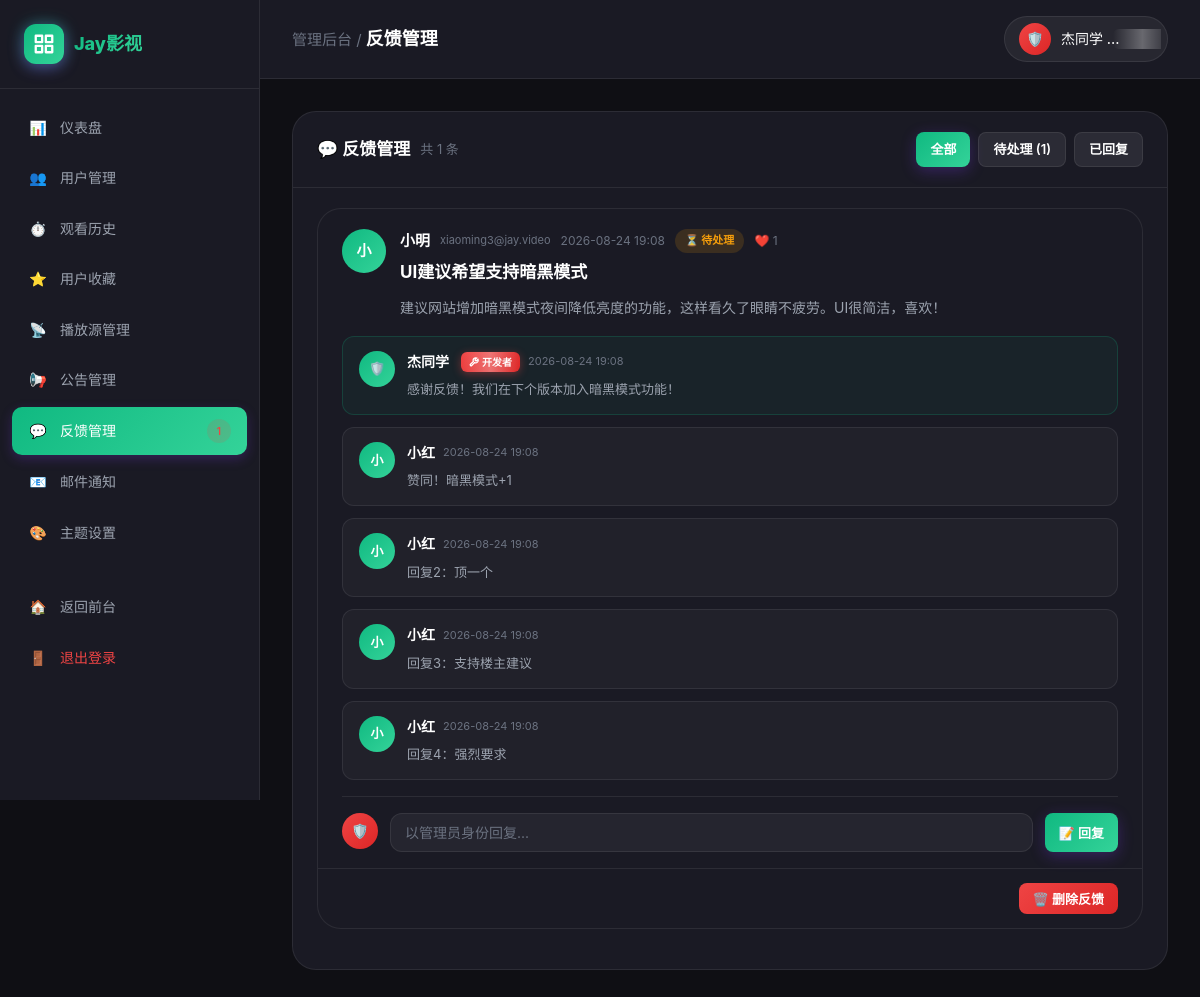
Screenshot of /admin/feedbacks.php (signed in) with the database file from the repository.
### tables this page shows
CREATE TABLE feedbacks (
            id INTEGER PRIMARY KEY AUTOINCREMENT,
            user_id INTEGER NOT NULL,
            title TEXT NOT NULL,
            content TEXT NOT NULL,
            status INTEGER DEFAULT 0,
            created_at DATETIME DEFAULT CURRENT_TIMESTAMP
        );

CREATE TABLE users (
            id INTEGER PRIMARY KEY AUTOINCREMENT,
            username TEXT NOT NULL UNIQUE,
            email TEXT NOT NULL UNIQUE,
            password TEXT NOT NULL,
            avatar TEXT DEFAULT '',
            is_banned INTEGER DEFAULT 0,
            ban_reason TEXT DEFAULT '',
            ban_start_time DATETIME,
            ban_end_time DATETIME,
            created_at DATETIME DEFAULT CURRENT_TIMESTAMP,
            updated_at DATETIME DEFAULT CURRENT_TIMESTAMP
        );

CREATE TABLE feedback_replies (
            id INTEGER PRIMARY KEY AUTOINCREMENT,
            feedback_id INTEGER NOT NULL,
            user_id INTEGER NOT NULL,
            content TEXT NOT NULL,
            is_admin INTEGER DEFAULT 0,
            created_at DATETIME DEFAULT CURRENT_TIMESTAMP
        );

### classes/Database.php (called while the page is built, shortened)
<?php
class Database {
    private static $instance = null;
    private $pdo;
    private function __construct() {
        try {
            $this->pdo = new PDO('sqlite:' . DB_PATH);
            $this->pdo->setAttribute(PDO::ATTR_ERRMODE, PDO::ERRMODE_EXCEPTION);
            $this->pdo->setAttribute(PDO::ATTR_DEFAULT_FETCH_MODE, PDO::FETCH_ASSOC);
            $this->pdo->exec("PRAGMA journal_mode=WAL");
            $this->pdo->exec("PRAGMA foreign_keys=ON");
        } catch (PDOException $e) {
            die("数据库连接失败: " . $e->getMessage());
        }
    }
    public static function getInstance() {
        if (self::$instance === null) {
            self::$instance = new self();
        }
        return self::$instance;
    }
    private function initTables() {
        $this->pdo->exec($sql);
    }
    public function query($sql, $params = []) {
        $stmt = $this->pdo->prepare($sql);
        $stmt->execute($params);
        return $stmt;
    }
    public function fetchAll($sql, $params = []) {
        $stmt = $this->query($sql, $params);
        return $stmt->fetchAll();
    }
    public function fetchOne($sql, $params = []) {
        $stmt = $this->query($sql, $params);
        return $stmt->fetch();
    }
}
?>

### admin/feedbacks.php (the view, shortened to what this page needs)
<?php
include __DIR__ . '/admin_header.php';
$page = max(1, intval($_GET['page'] ?? 1));
$status = $_GET['status'] ?? 'all';
$perPage = 15;
$offset = ($page - 1) * $perPage;
$where = [];
$params = [];
$whereSql = $where ? ('WHERE ' . implode(' AND ', $where)) : '';
$total = $db->fetchOne("SELECT COUNT(*) as c FROM feedbacks $whereSql", $params)['c'];
$feedbacks = $db->fetchAll(
    "SELECT f.*, u.username, u.avatar, u.email
     FROM feedbacks f LEFT JOIN users u ON f.user_id = u.id
     $whereSql ORDER BY f.id DESC LIMIT $perPage OFFSET $offset",
    $params
);
foreach ($feedbacks as &$f) {
    $fid = $f['id'];
    $f['replies'] = $db->fetchAll(
        "SELECT r.*, u.username, r.is_admin FROM feedback_replies r LEFT JOIN users u ON r.user_id = u.id
         WHERE r.feedback_id = ? ORDER BY r.is_admin DESC, r.id ASC",
        [$fid]
    );
}
?>
<div class="admin-content">
    <div class="panel">
        <div class="panel-header">
            <div class="panel-title">💬 反馈管理 <small style="font-weight:400;font-size:13px;color:var(--text-muted);">共 <?php echo $total; ?> 条</small></div>
            <div style="display:flex;gap:8px;">
                <a href="?status=all" class="btn btn-sm <?php echo $status === 'all' ? 'btn-primary' : 'btn-outline'; ?>">全部</a>
                <a href="?status=pending" class="btn btn-sm <?php echo $status === 'pending' ? 'btn-primary' : 'btn-outline'; ?>">待处理 <?php echo $pendingFb ? "({$pendingFb})" : ''; ?></a>
                <a href="?status=replied" class="btn btn-sm <?php echo $status === 'replied' ? 'btn-primary' : 'btn-outline'; ?>">已回复</a>
            </div>
        </div>
        <div class="panel-body">
            <?php foreach ($feedbacks as $f): ?>
            <div class="feedback-item" id="fb_<?php echo $f['id']; ?>" style="margin-bottom:20px;">
                <div class="feedback-header">
                    <div class="feedback-avatar">
                        <?php if (!empty($f['avatar'])): ?>
                            <img src="../<?php echo htmlspecialchars($f['avatar']); ?>" alt="">
                        <?php else: echo mb_substr($f['username'] ?? 'U', 0, 1); endif; ?>
                    </div>
                    <div class="feedback-body">
                        <div class="feedback-author-row">
                            <span class="feedback-author"><?php echo htmlspecialchars($f['username'] ?? '用户#' . $f['user_id']); ?></span>
                            <span style="font-size:11px;color:var(--text-muted);"><?php echo htmlspecialchars($f['email'] ?? ''); ?></span>
                            <span class="feedback-time"><?php echo date('Y-m-d H:i', strtotime($f['created_at'])); ?></span>
                            <span class="feedback-status <?php echo $f['status'] ? 'replied' : 'pending'; ?>">
                                <?php echo $f['status'] ? '✅ 已回复' : '⏳ 待处理'; ?>
                            </span>
                            <span style="color:var(--text-muted);font-size:12px;">❤️ <?php echo $f['like_count']; ?></span>
                        </div>
                        <h3 class="feedback-item-title"><?php echo htmlspecialchars($f['title']); ?></h3>
                        <div class="feedback-item-content"><?php echo nl2br(htmlspecialchars($f['content'])); ?></div>
                    </div>
                </div>
                <div class="feedback-replies" style="padding:0 24px 16px;">
                    <div class="reply-list">
                        <?php foreach ($f['replies'] as $r): ?>
                        <?php
                        $isAdmin = !empty($r['is_admin']);
                        $rName = $isAdmin ? ADMIN_USERNAME : ($r['username'] ?? '用户#' . $r['user_id']);
                        ?>
                        <div class="reply-item <?php echo $isAdmin ? 'admin-reply' : ''; ?>">
                            <div class="reply-avatar"><?php echo $isAdmin ? '🛡️' : mb_substr($rName, 0, 1); ?></div>
                            <div class="reply-body">
                                <div class="reply-author-row">
                                    <span class="reply-author">
                                        <?php echo htmlspecialchars($rName); ?>
                                        <?php if ($isAdmin): ?>
                                        <span class="admin-badge">
                                            <svg width="10" height="10" viewBox="0 0 24 24" fill="none" stroke="currentColor" stroke-width="3"><path d="M14.7 6.3a1 1 0 0 0 0 1.4l1.6 1.6a1 1 0 0 0 1.4 0l3.77-3.77a6 6 0 0 1-7.94 7.94l-6.91 6.91a2.12 2.12 0 0 1-3-3l6.91-6.91a6 6 0 0 1 7.94-7.94l-3.76 3.76z"></path></svg>
                                            开发者
                                        </span>
                                        <?php endif; ?>
                                    </span>
                                    <span class="reply-time"><?php echo date('Y-m-d H:i', strtotime($r['created_at'])); ?></span>
                                </div>
                                <div class="reply-content"><?php echo nl2br(htmlspecialchars($r['content'])); ?></div>
                            </div>
                        </div>
                        <?php endforeach; ?>
                    </div>
                    <div class="reply-form">
                        <div class="nav-avatar" style="width:36px;height:36px;background:linear-gradient(135deg,#ef4444,#dc2626);flex-shrink:0;">🛡️</div>
                        <input type="text" class="form-input admin-reply-input" placeholder="以管理员身份回复..." maxlength="1000" style="flex:1;">
                        <button class="btn btn-primary btn-sm" onclick="submitAdminReply(<?php echo $f['id']; ?>, this)">📝 回复</button>
                    </div>
                </div>
                <div style="padding:14px 24px;border-top:1px solid var(--border-color);text-align:right;">
                    <button class="btn btn-sm btn-danger" onclick="deleteFeedback(<?php echo $f['id']; ?>)">🗑️ 删除反馈</button>
                </div>
            </div>
            <?php endforeach; ?>
        </div>
    </div>
</div>
<?php include __DIR__ . '/admin_footer.php'; ?>

### rows the page displays
feedbacks: user.username "小", user.username "小明", user.email "xiaoming3@jay.video", created_at "2026-08-24 19:08", status "⏳ 待处理", like_count "1", title "UI建议希望支持暗黑模式", content "建议网站增加暗黑模式夜间降低亮度的功能，这样看久了眼睛不疲劳。UI很简洁，喜欢！"
feedback_replies: is_admin "杰同学", shows "开发者", created_at "2026-08-24 19:08", content "感谢反馈！我们在下个版本加入暗黑模式功能！"
feedback_replies: is_admin.username "小", user.username "小红", created_at "2026-08-24 19:08", content "赞同！暗黑模式+1"
feedback_replies: is_admin.username "小", user.username "小红", created_at "2026-08-24 19:08", content "回复2：顶一个"
feedback_replies: is_admin.username "小", user.username "小红", created_at "2026-08-24 19:08", content "回复3：支持楼主建议"
feedback_replies: is_admin.username "小", user.username "小红", created_at "2026-08-24 19:08", content "回复4：强烈要求"

### other values shown
$pendingFb "1"
$pageName "反馈管理"
ADMIN_USERNAME "杰同学"
$total "1"
